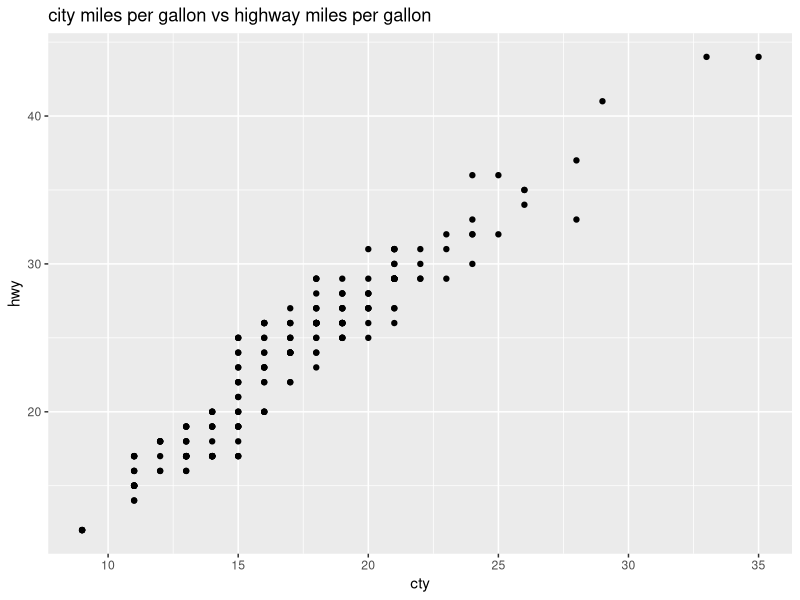
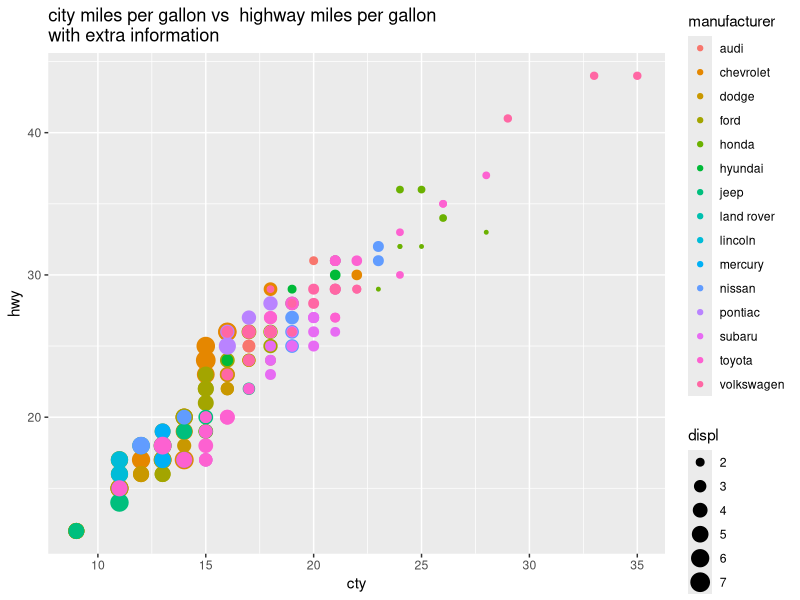

Here is the R script that generated these plots, in order:
# Activity 03_02: using size and colour

library(ggplot2)
?mpg

# simple plot
ggplot(mpg, aes( x = cty, y = hwy)) + 
  geom_point() +
  ggtitle("city miles per gallon vs highway miles per gallon")

# adding engine displacement and manufacturer to the graph
ggplot(mpg, aes( x = cty, y = hwy)) + 
  geom_point( aes( size = displ, colour = manufacturer)) +
  ggtitle("city miles per gallon vs  highway miles per gallon\nwith extra information")

# For more information:
# http://docs.ggplot2.org/current/geom_point.html 